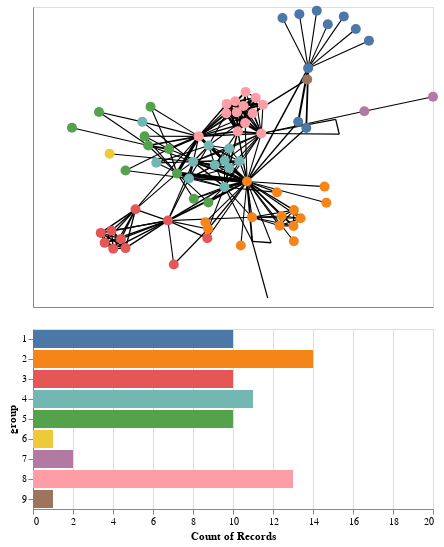

The cell this chart's notebook holds for it:
### Markdown cell above
### Multi-view visualization

Last but not least, we can harness the interactive powers of Altair to combine the force-directed layout with other visualizations that operate on node or edge data. In the following, we combine a regular force-directed layout with a barchart representing node groups. Selections in one view have impact on the respective other.

### Code cell
# rectangular selection in the network view
selection = alt.selection_interval(encodings=['x', 'y'])

# group selection in the bar chart
selection2 = alt.selection(type="multi", fields=['group'])


# first we create the force-directed layout
chart = nxa.draw_networkx( G, pos=pos,
    node_size=100,
    node_color='group:N',
    width='value:Q',
    node_tooltip='name',
    linewidths=0
)

# get node and edge layers from chart
edges = chart.layer[0]
nodes = chart.layer[1]

# group numbers (needed to keep bar chart stable during selections)
groups = list(range(1,10))

# separate color definition used across both charts
color = alt.Color('group:N', scale=alt.Scale(domain=groups), legend=None)

# adjust node opacity and fill color according to selections
nodes = nodes.encode(
    opacity=alt.condition(selection, alt.value(1), alt.value(0.25)),
    fill=alt.condition(selection2, color, alt.value('lightgray')),
).add_selection(selection,selection2)

# interactive bar chart 
bars = alt.Chart(nodes.data).mark_bar().encode(
    x=alt.X('count()', scale=alt.Scale(domain=(0,20))),
    y = alt.Y('group:O', scale=alt.Scale(domain=(groups))),
    color=color,
    opacity=alt.condition(selection2, alt.value(1), alt.value(0.25)),
).transform_filter(selection).add_selection(selection2)

# concatenate all layers into one multi-view layout
alt.vconcat(edges+nodes, bars)

### Figure 1 — Vega-Lite specification as saved in the notebook (floating-point values rounded to 4 significant figures; data arrays with more than 128 entries replaced by an {"elided": "..."} marker saying what was removed)
{"config": {"view": {"continuousWidth": 400, "continuousHeight": 300}}, "vconcat": [{"layer": [{"data": {"name": "data-ad2110f9dcfe565101cc6a8eef33ec24"}, "mark": {"type": "line", "color": "black", "opacity": 1}, "encoding": {"detail": {"type": "quantitative", "field": "edge"}, "size": {"type": "quantitative", "field": "value", "legend": null}, "x": {"type": "quantitative", "axis": {"grid": false, "labels": false, "ticks": false, "title": ""}, "field": "x"}, "y": {"type": "quantitative", "axis": {"grid": false, "labels": false, "ticks": false, "title": ""}, "field": "y"}}}, {"data": {"name": "data-7e1eefbb526bc1280e3cce8cb34bf4ec"}, "mark": {"type": "point", "fill": "group:N", "opacity": 1, "size": 100, "strokeWidth": 0}, "encoding": {"fill": {"condition": {"type": "nominal", "field": "group", "legend": null, "scale": {"domain": [1, 2, 3, 4, 5, 6, 7, 8, 9]}, "selection": "selector002"}, "value": "lightgray"}, "opacity": {"condition": {"value": 1, "selection": "selector001"}, "value": 0.25}, "tooltip": {"type": "nominal", "field": "name"}, "x": {"type": "quantitative", "axis": {"grid": false, "labels": false, "ticks": false}, "field": "x"}, "y": {"type": "quantitative", "axis": {"grid": false, "labels": false, "ticks": false}, "field": "y"}}, "selection": {"selector001": {"type": "interval", "encodings": ["x", "y"]}, "selector002": {"type": "multi", "fields": ["group"]}}}]}, {"data": {"name": "data-7e1eefbb526bc1280e3cce8cb34bf4ec"}, "mark": "bar", "encoding": {"color": {"type": "nominal", "field": "group", "legend": null, "scale": {"domain": [1, 2, 3, 4, 5, 6, 7, 8, 9]}}, "opacity": {"condition": {"value": 1, "selection": "selector002"}, "value": 0.25}, "x": {"type": "quantitative", "aggregate": "count", "scale": {"domain": [0, 20]}}, "y": {"type": "ordinal", "field": "group", "scale": {"domain": [1, 2, 3, 4, 5, 6, 7, 8, 9]}}}, "selection": {"selector002": {"type": "multi", "fields": ["group"]}}, "transform": [{"filter": {"selection": "selector001"}}]}], "$schema": "https://vega.github.io/schema/vega-lite/v4.8.1.json", "datasets": {"data-ad2110f9dcfe565101cc6a8eef33ec24": {"elided": "508 records"}, "data-7e1eefbb526bc1280e3cce8cb34bf4ec": [{"between": 0.1768, "y": 0.5925, "x": 0.3757, "name": "Myriel", "group": 1, "degree": 10}, {"between": 0.0, "y": 0.9266, "x": 0.2474, "name": "Napoleon", "group": 1, "degree": 1}, {"between": 0.0, "y": 0.1929, "x": 0.3665, "name": "Mlle.Baptistine", "group": 1, "degree": 3}, {"between": 0.0, "y": 0.2349, "x": 0.3261, "name": "Mme.Magloire", "group": 1, "degree": 3}, {"between": 0.0, "y": 0.9373, "x": 0.5541, "name": "CountessdeLo", "group": 1, "degree": 1}, {"between": 0.0, "y": 0.8843, "x": 0.474, "name": "Geborand", "group": 1, "degree": 1}, {"between": 0.0, "y": 0.9524, "x": 0.3316, "name": "Champtercier", "group": 1, "degree": 1}, {"between": 0.0, "y": 0.9756, "x": 0.4188, "name": "Cravatte", "group": 1, "degree": 1}, {"between": 0.0, "y": 0.8529, "x": 0.6141, "name": "Count", "group": 1, "degree": 1}, {"between": 0.0, "y": 0.7758, "x": 0.6797, "name": "OldMan", "group": 1, "degree": 1}, {"between": 0.0, "y": -0.4345, "x": -0.1378, "name": "Labarre", "group": 2, "degree": 1}, {"between": 0.57, "y": -0.1636, "x": 0.07011, "name": "Valjean", "group": 2, "degree": 36}, {"between": 0.0, "y": -0.541, "x": -0.1284, "name": "Marguerite", "group": 3, "degree": 2}, {"between": 0.0, "y": -0.5617, "x": 0.3042, "name": "Mme.deR", "group": 2, "degree": 1}, {"between": 0.0, "y": -0.3049, "x": 0.4665, "name": "Isabeau", "group": 2, "degree": 1}, {"between": 0.0, "y": -0.59, "x": 0.0389, "name": "Gervais", "group": 2, "degree": 1}, {"between": 0.04063, "y": -0.3487, "x": -0.4875, "name": "Tholomyes", "group": 3, "degree": 9}, {"between": 0.0, "y": -0.6075, "x": -0.5371, "name": "Listolier", "group": 3, "degree": 7}, {"between": 0.0, "y": -0.5459, "x": -0.56, "name": "Fameuil", "group": 3, "degree": 7}, {"between": 0.0, "y": -0.5059, "x": -0.6611, "name": "Blacheville", "group": 3, "degree": 7}, {"between": 0.0, "y": -0.5723, "x": -0.642, "name": "Favourite", "group": 3, "degree": 7}, {"between": 0.0, "y": -0.6118, "x": -0.5988, "name": "Dahlia", "group": 3, "degree": 7}, {"between": 0.0, "y": -0.4923, "x": -0.6074, "name": "Zephine", "group": 3, "degree": 7}, {"between": 0.1296, "y": -0.4239, "x": -0.3255, "name": "Fantine", "group": 3, "degree": 15}, {"between": 0.029, "y": -0.1431, "x": -0.2198, "name": "Mme.Thenardier", "group": 4, "degree": 11}, {"between": 0.0749, "y": -0.03173, "x": -0.1989, "name": "Thenardier", "group": 4, "degree": 16}, {"between": 0.0238, "y": -0.1093, "x": -0.2799, "name": "Cosette", "group": 5, "degree": 11}, {"between": 0.05433, "y": -0.1997, "x": -0.04262, "name": "Javert", "group": 4, "degree": 17}, {"between": 0.02649, "y": -0.5624, "x": 0.09625, "name": "Fauchelevent", "group": 0, "degree": 4}, {"between": 0.008041, "y": -0.4017, "x": 0.09493, "name": "Bamatabois", "group": 2, "degree": 8}, {"between": 0.0, "y": -0.7167, "x": -0.2962, "name": "Perpetue", "group": 3, "degree": 2}, {"between": 0.00864, "y": -0.48, "x": -0.1245, "name": "Simplice", "group": 2, "degree": 4}, {"between": 0.0, "y": -0.1973, "x": 0.4576, "name": "Scaufflaire", "group": 2, "degree": 1}, {"between": 0.0, "y": -0.2356, "x": 0.2197, "name": "Woman1", "group": 2, "degree": 2}, {"between": 0.0, "y": -0.3932, "x": 0.2436, "name": "Judge", "group": 2, "degree": 6}, {"between": 0.0, "y": -0.3541, "x": 0.3046, "name": "Champmathieu", "group": 2, "degree": 6}, {"between": 0.0, "y": -0.4598, "x": 0.3025, "name": "Brevet", "group": 2, "degree": 6}, {"between": 0.0, "y": -0.4588, "x": 0.2331, "name": "Chenildieu", "group": 2, "degree": 6}, {"between": 0.0, "y": -0.4082, "x": 0.338, "name": "Cochepaille", "group": 2, "degree": 6}, {"between": 0.006925, "y": 0.2342, "x": -0.4533, "name": "Pontmercy", "group": 4, "degree": 3}, {"between": 0.0, "y": 0.02146, "x": -0.617, "name": "Boulatruelle", "group": 6, "degree": 1}, {"between": 0.01149, "y": 0.0769, "x": -0.1217, "name": "Eponine", "group": 4, "degree": 11}, {"between": 0.0, "y": -0.0388, "x": -0.3838, "name": "Anzelma", "group": 4, "degree": 3}, {"between": 0.0, "y": -0.3026, "x": -0.1233, "name": "Woman2", "group": 5, "degree": 3}, {"between": 0.0, "y": -0.5716, "x": 0.1908, "name": "MotherInnocent", "group": 0, "degree": 2}, {"between": 0.0, "y": -0.9402, "x": 0.1734, "name": "Gribier", "group": 0, "degree": 1}, {"between": 0.0, "y": 0.4012, "x": 1.0, "name": "Jondrette", "group": 7, "degree": 1}, {"between": 0.02632, "y": 0.3051, "x": 0.6568, "name": "Mme.Burgon", "group": 7, "degree": 2}, {"between": 0.1651, "y": 0.1568, "x": 0.1415, "name": "Gavroche", "group": 8, "degree": 22}, {"between": 0.02021, "y": 0.05301, "x": -0.3202, "name": "Gillenormand", "group": 5, "degree": 7}, {"between": 0.0002172, "y": -0.09005, "x": -0.5375, "name": "Magnon", "group": 5, "degree": 2}, {"between": 0.0476, "y": 0.0764, "x": -0.4242, "name": "Mlle.Gillenormand", "group": 5, "degree": 7}, {"between": 0.0003509, "y": 0.3, "x": -0.6699, "name": "Mme.Pontmercy", "group": 5, "degree": 2}, {"between": 0.0, "y": 0.1953, "x": -0.8051, "name": "Mlle.Vaubois", "group": 5, "degree": 1}, {"between": 0.0, "y": 0.1387, "x": -0.4419, "name": "Lt.Gillenormand", "group": 5, "degree": 4}, {"between": 0.132, "y": 0.1376, "x": -0.1713, "name": "Marius", "group": 8, "degree": 19}, {"between": 0.0, "y": 0.3344, "x": -0.4123, "name": "BaronessT", "group": 5, "degree": 2}, {"between": 0.02766, "y": 0.2911, "x": 0.09847, "name": "Mabeuf", "group": 8, "degree": 11}, {"between": 0.04255, "y": 0.1708, "x": 0.02375, "name": "Enjolras", "group": 8, "degree": 15}, {"between": 0.00125, "y": 0.354, "x": -0.03155, "name": "Combeferre", "group": 8, "degree": 11}, {"between": 0.0, "y": 0.3489, "x": 0.1497, "name": "Prouvaire", "group": 8, "degree": 9}, {"between": 0.00125, "y": 0.2991, "x": 0.01911, "name": "Feuilly", "group": 8, "degree": 11}, {"between": 0.005267, "y": 0.2913, "x": -0.03347, "name": "Courfeyrac", "group": 8, "degree": 13}, {"between": 0.002185, "y": 0.3719, "x": 0.01107, "name": "Bahorel", "group": 8, "degree": 12}, {"between": 0.03075, "y": 0.2262, "x": 0.06077, "name": "Bossuet", "group": 8, "degree": 13}, {"between": 0.002185, "y": 0.3402, "x": 0.05248, "name": "Joly", "group": 8, "degree": 12}, {"between": 0.0001504, "y": 0.3953, "x": 0.1137, "name": "Grantaire", "group": 8, "degree": 10}, {"between": 0.0, "y": 0.5174, "x": 0.3711, "name": "MotherPlutarch", "group": 9, "degree": 1}, {"between": 0.00496, "y": -0.02398, "x": -0.04183, "name": "Gueulemer", "group": 4, "degree": 10}, {"between": 0.00496, "y": -0.07272, "x": -0.01943, "name": "Babet", "group": 4, "degree": 10}, {"between": 0.004862, "y": -0.05358, "x": -0.09085, "name": "Claquesous", "group": 4, "degree": 10}, {"between": 0.003874, "y": -0.0285, "x": 0.03253, "name": "Montparnasse", "group": 4, "degree": 9}, {"between": 0.0, "y": -0.2784, "x": -0.1959, "name": "Toussaint", "group": 5, "degree": 3}, {"between": 0.0, "y": 0.2506, "x": 0.5136, "name": "Child1", "group": 10, "degree": 2}, {"between": 0.0, "y": 0.1525, "x": 0.5312, "name": "Child2", "group": 10, "degree": 2}, {"between": 0.0004386, "y": 0.05652, "x": -0.01906, "name": "Brujon", "group": 4, "degree": 7}, {"between": 0.0, "y": 0.4341, "x": 0.06276, "name": "Mme.Hucheloup", "group": 8, "degree": 7}]}}
